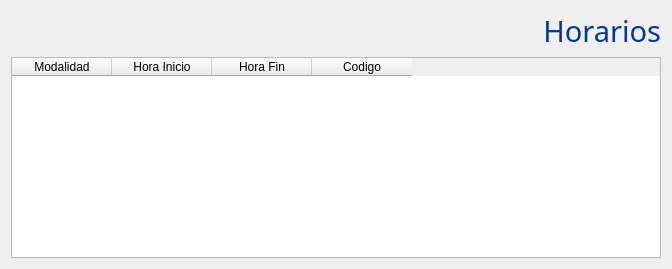
<?xml version="1.0" encoding="UTF-8"?>
<ui version="4.0">
 <class>horario</class>
 <widget class="QWidget" name="horario">
  <property name="geometry">
   <rect>
    <x>0</x>
    <y>0</y>
    <width>672</width>
    <height>269</height>
   </rect>
  </property>
  <property name="windowTitle">
   <string>Form</string>
  </property>
  <layout class="QVBoxLayout" name="verticalLayout">
   <item>
    <widget class="QLabel" name="label">
     <property name="font">
      <font>
       <family>Gill Sans MT</family>
       <pointsize>22</pointsize>
       <weight>50</weight>
       <italic>false</italic>
       <bold>false</bold>
      </font>
     </property>
     <property name="styleSheet">
      <string notr="true">font: 22pt &quot;Gill Sans MT&quot;;
color: rgb(00,56,147);</string>
     </property>
     <property name="text">
      <string>Horarios</string>
     </property>
     <property name="alignment">
      <set>Qt::AlignRight|Qt::AlignTrailing|Qt::AlignVCenter</set>
     </property>
    </widget>
   </item>
   <item>
    <widget class="QTableWidget" name="tabla">
     <property name="font">
      <font>
       <family>Segoe UI</family>
       <pointsize>9</pointsize>
      </font>
     </property>
     <column>
      <property name="text">
       <string>Modalidad</string>
      </property>
     </column>
     <column>
      <property name="text">
       <string>Hora Inicio</string>
      </property>
     </column>
     <column>
      <property name="text">
       <string>Hora Fin</string>
      </property>
     </column>
     <column>
      <property name="text">
       <string>Codigo</string>
      </property>
     </column>
    </widget>
   </item>
  </layout>
 </widget>
 <resources/>
 <connections/>
</ui>
